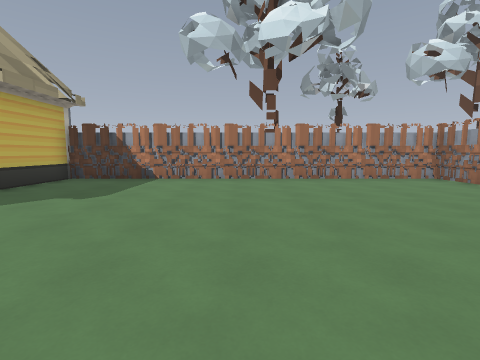
[1] (above)

12 first-person views from a walk through a 3-D level made in the Godot game engine. The camera is 1.5 m above the floor, tilts 6° down and sees 85° across. The floor is counted in squares, 2 m on a side. Each view is taken from the middle of a square. On the plan, view 1 faces up. The plan holds only what a view shows up to about 9 squares ahead; the rest is blank. The place goes on beyond the plan. Some surface patterns are stand-ins.

[2]
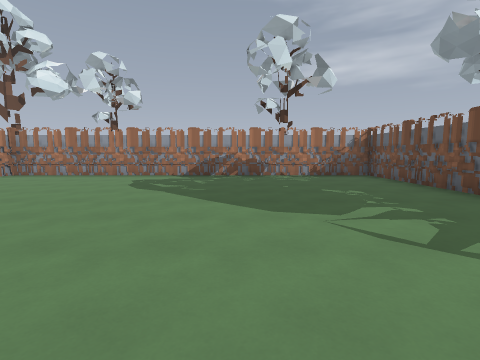

[3]
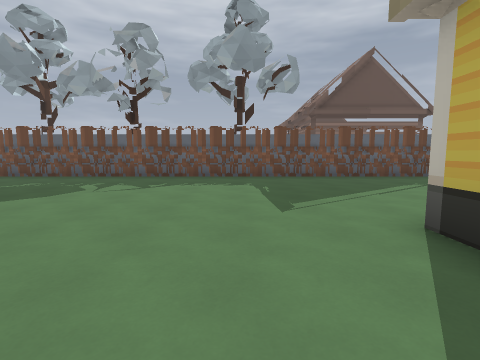

[4]
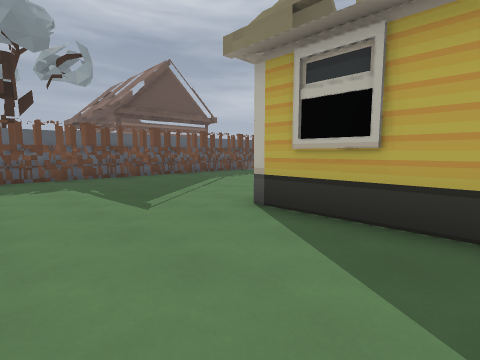

[5]
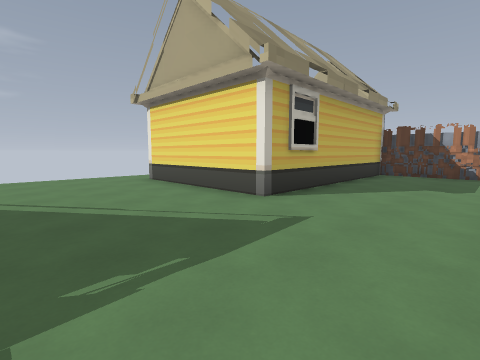

[6]
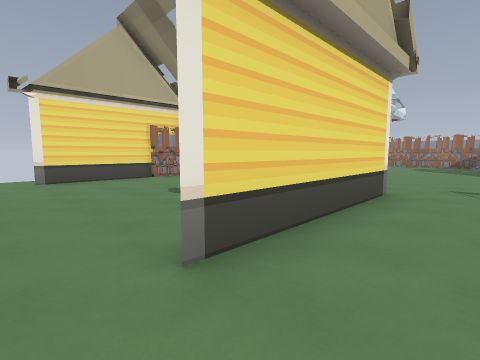

[7]
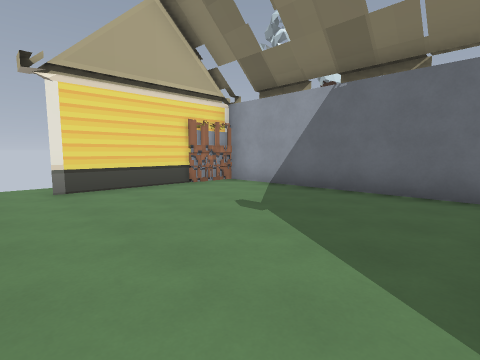

[8]
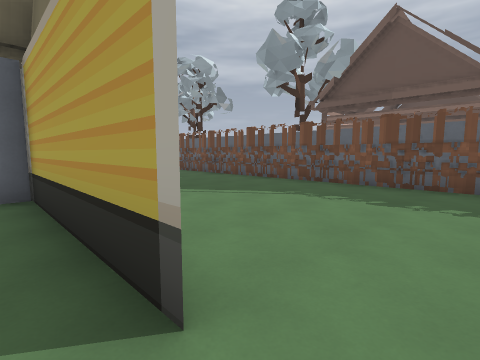

[9]
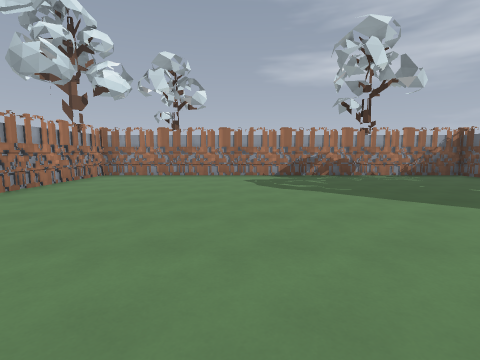

[10]
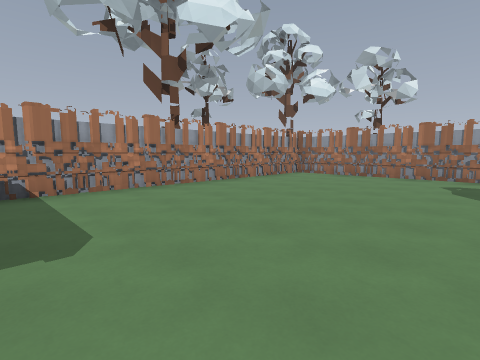

[11]
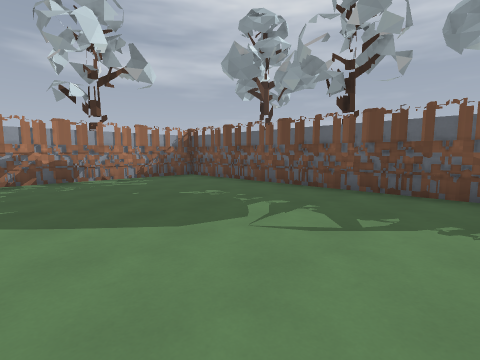

[12]
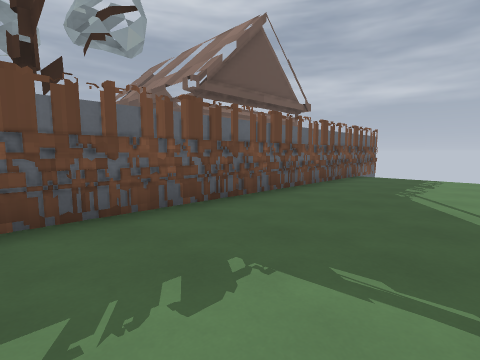

### Floor plan
Points are (right, up) in squares from view 1. A wall is a line through its corners. A room is listed if a view was taken in it or the views show most of it. See-through windows are left out.
Room 1 (views 1, 2, 3, 4, 5, 6, 7, 8, 9, 10, 11, 12)
walls: (-4.9, 1.4) (-4.9, 7.5); (5.7, -2.5) (5.7, 4.5); (5.8, 7.5) (-6.2, 7.5); (-11.5, -4.2) (4.5, -4.2)
objects: fence (-9, -4); house (-8, 1) to (-6, 1); house (-8, 8) to (-7, 8); fence (-7, -4); fence (-6, 7) to (-5, 7); fence (-5, -4); house (-5, 3); fence (-4, 7) to (-3, 7); fence (-3, -4); fence (-2, 7) to (-1, 7); fence (-1, -4); fence (0, 7) to (1, 7); fence (1, -4); fence (2, 7) to (3, 7); fence (3, -4); fence (4, 7); fence (5, -4); fence (6, -4) to (6, -3); fence (6, -1); fence (6, 1); fence (6, 3); fence (6, 5); fence (6, 6) to (6, 7); tree (7, -2)

Positions as (right, up) in squares from view 1, and headings:
1: (0, 0), facing up
2: (-3, 0), facing right
3: (-3, 4), facing down
4: (-2, 4), facing down-left
5: (-2, -2), facing up-left
6: (-10, 0), facing up-right
7: (-10, 2), facing up-right
8: (-10, 2), facing down-right
9: (-3, 3), facing right
10: (-3, 2), facing up-right
11: (-2, 1), facing down-right
12: (-2, -1), facing down-left
